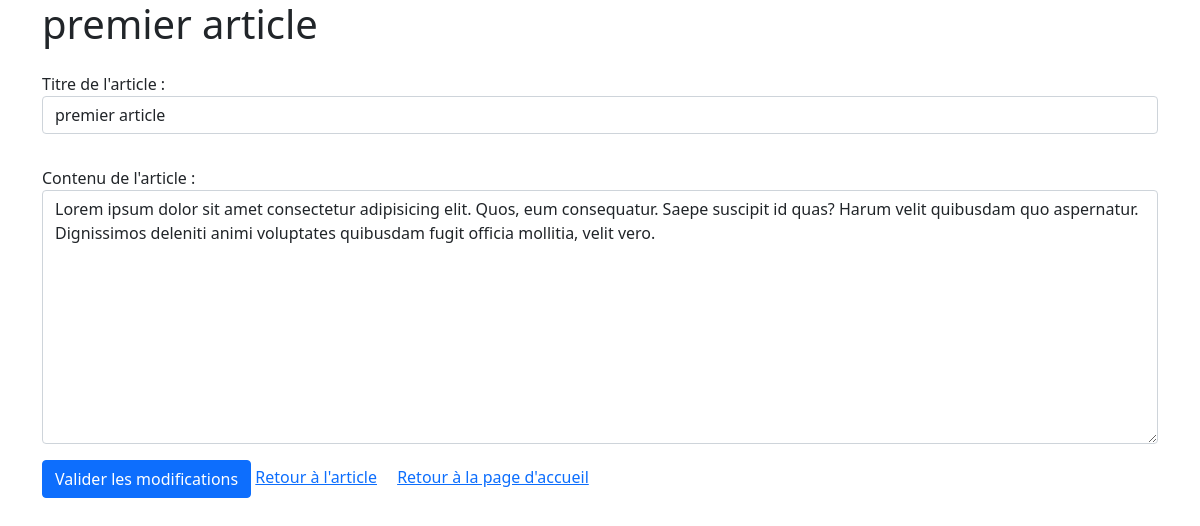
/form.php?id=1, run on the app's committed database.
### tables this page shows
create table article (
    id int not null auto_increment primary key,
    nom varchar(255),
    contenu text,
    createDate timestamp
);

### form.php (the view, shortened to what this page needs)
<?php
$userDb = "root";
$passwordDb ="";
$pdo = new PDO('mysql:host=localhost;dbname=blog', $userDb, $passwordDb, [
        PDO::ATTR_ERRMODE => PDO::ERRMODE_EXCEPTION,
        PDO::ATTR_DEFAULT_FETCH_MODE => PDO::FETCH_OBJ
        ]);
$error = null;
try{
    $query = $pdo->prepare('SELECT * FROM article WHERE id = :id');
    $query->execute([
            'id' => $_GET['id']
    ]);
    $article = $query -> fetch();
} catch (PDOException $e) {
    $error = $e -> getMessage();
}
?>
<!doctype html>
<html lang="fr-FR">
    <head>
        <link rel="stylesheet" href="https://cdn.jsdelivr.net/npm/bootstrap@5.1.3/dist/css/bootstrap.min.css">
    </head>
    <body>
        <div class="container">
            <?php if($error): ?>
                <div class="alert alert-danger mt-2"><?= $error ?></div>
            <?php else: ?>
            <h1><?= htmlentities($article->nom)?></h1>
            <form action="" method="post">
                <div class="form-group">
                    <label for="nom" class="mt-3">Titre de l'article :</label>
                    <input type="text" class="form-control mb-3" name="nom" value="<?= htmlentities($article->nom) ?>">
                </div>
                <label for="contenu" class="mt-3">Contenu de l'article :</label>
                <div class="form-group">
                    <textarea class="form-control mb-3" name="contenu" cols="30" rows="10"><?= htmlentities($article->contenu)?></textarea>
                </div>
                <button class="btn btn-primary">Valider les modifications</button>
                <a href="/blog/article.php?id=<?= $article->id ?>" class="card-link">Retour à l'article</a>
                <a href="/blog/index.php" class="card-link">Retour à la page d'accueil</a>
            </form>
        </div>
    <?php endif ?>
    </body>
</html>

### data on the page
article: nom "premier article", contenu "Lorem ipsum dolor sit amet consectetur adipisicing elit. Quos, eum consequatur. Saepe suscipit id quas? Harum velit quibusdam quo aspernatur. Dignissimos deleniti animi voluptates quibusdam fugit officia mollitia, velit vero."
